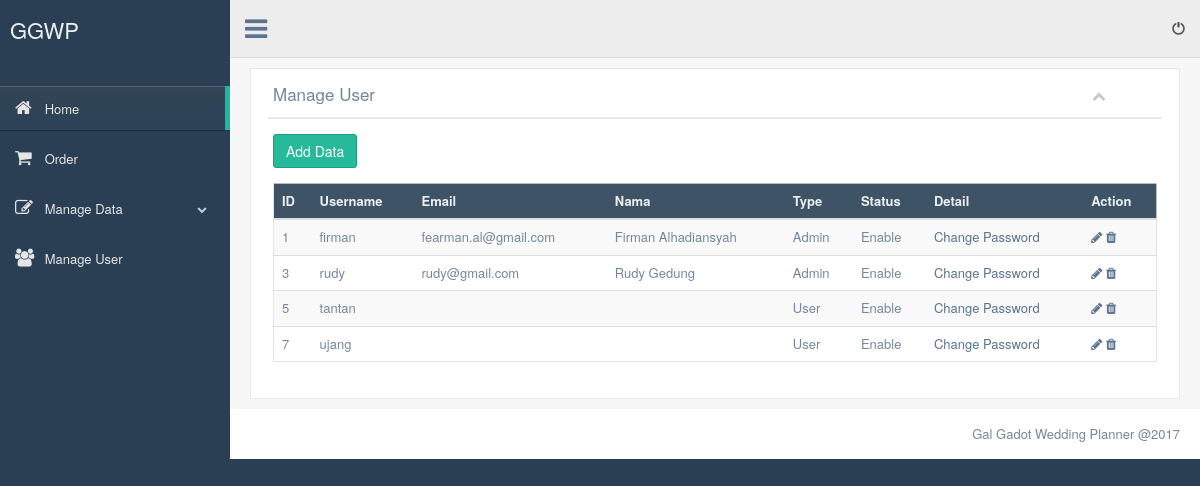
Page /admin/index.php?menu=user (signed in) on the earlier database version.
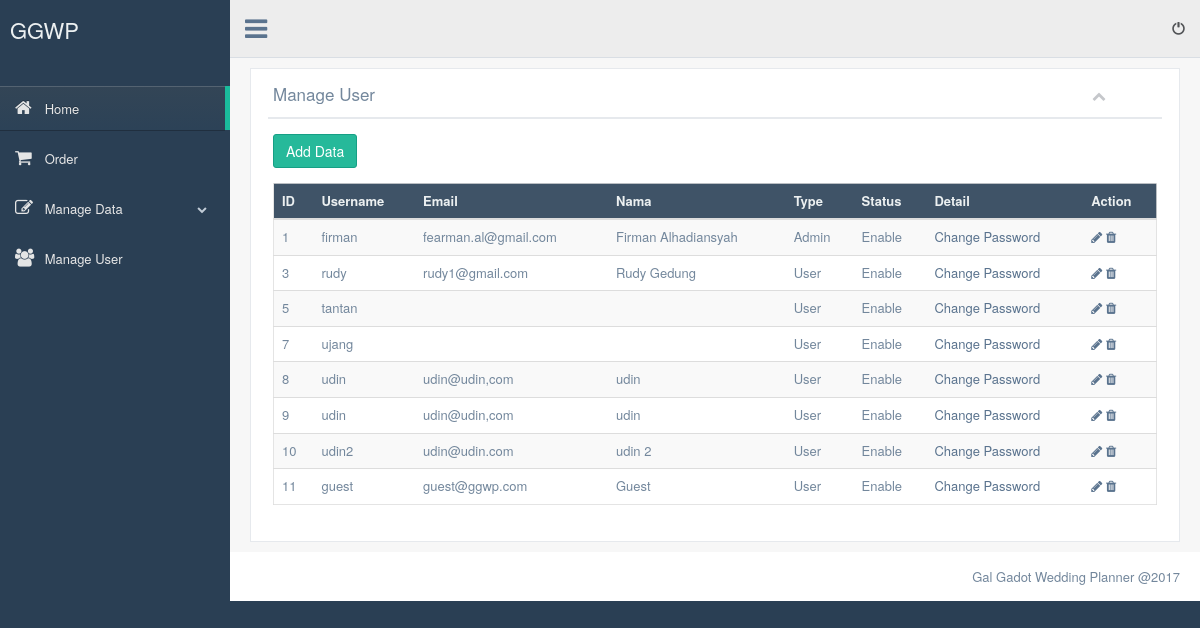
Same page on the later database version.
### tables this page shows
CREATE TABLE `user` (
  `id` int(11) NOT NULL,
  `username` varchar(20) NOT NULL,
  `password` varchar(255) NOT NULL,
  `email` varchar(255) DEFAULT NULL,
  `type` varchar(255) NOT NULL,
  `status` varchar(10) DEFAULT NULL,
  `name` varchar(255) DEFAULT NULL,
  `birthdate` date DEFAULT NULL,
  `address` varchar(255) DEFAULT NULL,
  `zip` int(6) DEFAULT NULL,
  `city` varchar(255) DEFAULT NULL,
  `province` varchar(255) DEFAULT NULL,
  `country` varchar(255) DEFAULT NULL,
  `phone` int(14) DEFAULT NULL,
  `gender` varchar(10) DEFAULT NULL,
  `image` varchar(255) DEFAULT NULL,
  `create_date` timestamp NULL DEFAULT CURRENT_TIMESTAMP ON UPDATE CURRENT_TIMESTAMP
);

### admin/user.php (the view, shortened to what this page needs)
<div class="row">
  <div class="col-md-12 col-sm-12 col-xs-12">
    <div class="x_panel">
      <div class="x_title">
        <h2>Manage User</h2>
        <ul class="nav navbar-right panel_toolbox">
          <li><a class="collapse-link"><i class="fa fa-chevron-up"></i></a></li>
        </ul>
        <div class="clearfix"></div>
      </div>
      <div class="x_content">
        <p><a href="#" class="btn btn-success" data-target="#ModalAdd" data-toggle="modal">Add Data</a></p>
        <div class="table-responsive">
          <table class="table table-striped jambo_table bulk_action">
            <thead>
              <tr class="headings">
                <th class="column-title">ID</th>
                <th class="column-title">Username</th>
                <th class="column-title">Email</th>
                <th class="column-title">Nama</th>
                <th class="column-title">Type</th>
                <th class="column-title">Status</th>
                <th class="column-title">Detail</th>
                <th class="column-title no-link last"><span class="nobr">Action</span></th>
              </tr>
            </thead>
            <tbody>
              <?php
                include "koneksi.php";
                $tbname="user";
                $modal=mysqli_query($connection, "SELECT * FROM $tbname");
                while($r=mysqli_fetch_array($modal)){
              ?>
                <tr class="even pointer">
                    <td><?php echo $r['id']; ?></td>
                    <td><?php echo $r['username']; ?></td>
                    <td><?php echo $r['email']; ?></td>
                    <td><?php echo $r['name']; ?></td>
                    <td><?php echo $r['type']; ?></td>
                    <td><?php echo $r['status']; ?></td>
                    <td><a href="#">Change Password</a></td>
                    <td>
                       <a href="#" class='open_modal' id='<?php echo $r['id']; ?>' tbname="<?php echo $tbname; ?>"><i class="fa fa-pencil"></i></a>
                       <a href="#" onclick="confirm_modal('delete_data.php?id=<?php echo $r['id']; ?>&amp;tbname=<?php echo $tbname; ?>');"><i class="fa fa-trash"></i></a>
                    </td>
                </tr>
              <?php } ?>
        </tbody>
        </table>
        </div>
      </div>
    </div>
  </div>
</div>

### admin/index.php (shortened to what this page needs)
<?php
      if(!isset($_SESSION['ulogin'])) {
           header("location:login.php");
      }
      else {
?>
<!DOCTYPE html>
<html lang="en">
  <head>
    <link href="../vendors/bootstrap/dist/css/bootstrap.min.css" rel="stylesheet">
    <link href="../vendors/font-awesome/css/font-awesome.min.css" rel="stylesheet">
    <link href="../vendors/nprogress/nprogress.css" rel="stylesheet">
    <link href="../vendors/bootstrap-daterangepicker/daterangepicker.css" rel="stylesheet">
    <link href="../vendors/iCheck/skins/flat/green.css" rel="stylesheet">
    <link href="../vendors/build/css/custom.min.css" rel="stylesheet">
    <link href="../vendors/google-code-prettify/bin/prettify.min.css" rel="stylesheet">
    <link href="../vendors/select2/dist/css/select2.min.css" rel="stylesheet">
    <link href="../vendors/switchery/dist/switchery.min.css" rel="stylesheet">
    <link href="../vendors/starrr/dist/starrr.css" rel="stylesheet">
    <link href="../vendors/bootstrap-daterangepicker/daterangepicker.css" rel="stylesheet">
    <link href="../vendors/bootstrap-datetimepicker/build/css/bootstrap-datetimepicker.css" rel="stylesheet">
    <link href="../css/admin-style.css" rel="stylesheet">
  </head>
  <body class="nav-md">
    <div class="container body">
      <div class="main_container">
        <div class="col-md-3 left_col">
          <div class="left_col scroll-view">
            <div class="navbar nav_title" style="border: 0;">
              <a href="index.html" class="site_title"><span>GGWP</span></a>
            </div>
            <br />
            <div id="sidebar-menu" class="main_menu_side hidden-print main_menu">
              <div class="menu_section">
                <ul class="nav side-menu">
                  <li class="active"><a href="index.php?menu=dashboard"><i class="fa fa-home"></i> Home </a></li>
                  <li><a href="index.php?menu=order"><i class="fa fa-shopping-cart"></i> Order </a></li>
                  <li><a><i class="fa fa-edit"></i> Manage Data <span class="fa fa-chevron-down"></span></a>
                  </li>
                  <li><a href="index.php?menu=user"><i class="fa fa-users"></i> Manage User </a></li>
                </ul>
              </div>
            </div>
          </div>
        </div>
        <div class="top_nav">
          <div class="nav_menu">
            <nav>
              <div class="nav toggle">
                <a id="menu_toggle"><i class="fa fa-bars"></i></a>
              </div>
              <ul class="nav navbar-nav navbar-right">
                <li class="">
                  <a data-toggle="tooltip" data-placement="top" title="Logout" href="logout.php">
                    <span class="glyphicon glyphicon-off" aria-hidden="true"></span>
                  </a>
                </li>
              </ul>
            </nav>
          </div>
        </div>
        <div class="right_col" role="main">
          <div class="">
            <?php
              if (isset($_GET['menu'])) {
                $menu = $_GET['menu'];
                switch ($menu) {
                    case "user":
                        include "$menu.php";
                        break;
                }
              }
              else {
                include "dashboard.php";
              }
            ?>
          </div>
        </div>
        <footer>
          <div class="pull-right">
            Gal Gadot Wedding Planner @2017
          </div>
          <div class="clearfix"></div>
        </footer>
      </div>
    </div>
  </body>
</html>
<?php } ?>

Differences in the rows shown:
changed user "rudy": email "rudy@gmail.com" → "rudy1@gmail.com"; type "Admin" → "User"
added user: id "8", username "udin", email "udin@udin,com", name "udin", type "User", status "Enable"
added user: id "9", username "udin", email "udin@udin,com", name "udin", type "User", status "Enable"
added user: id "10", username "udin2", email "udin@udin.com", name "udin 2", type "User", status "Enable"
added user: id "11", username "guest", email "guest@ggwp.com", name "Guest", type "User", status "Enable"
